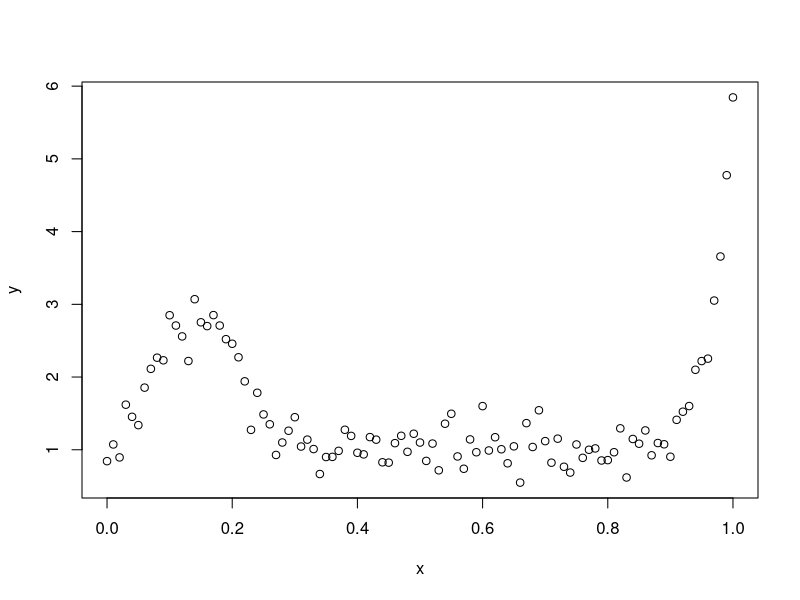
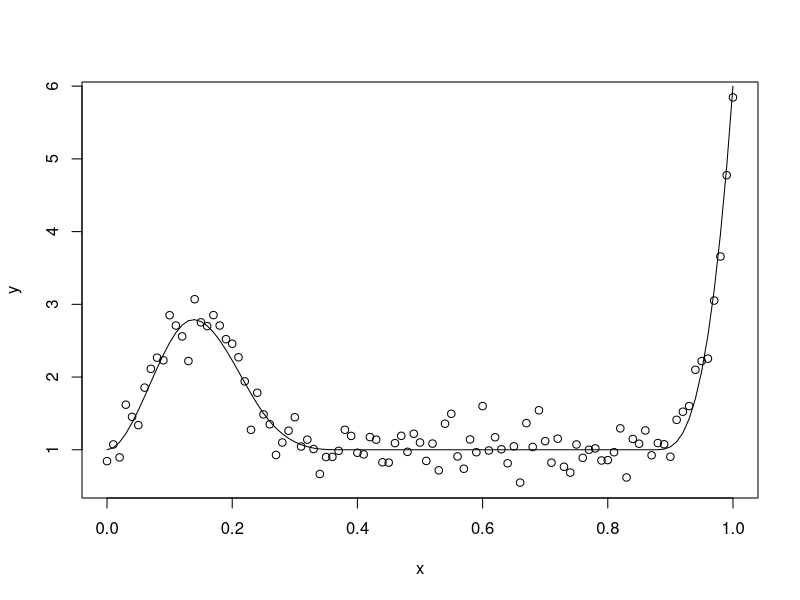
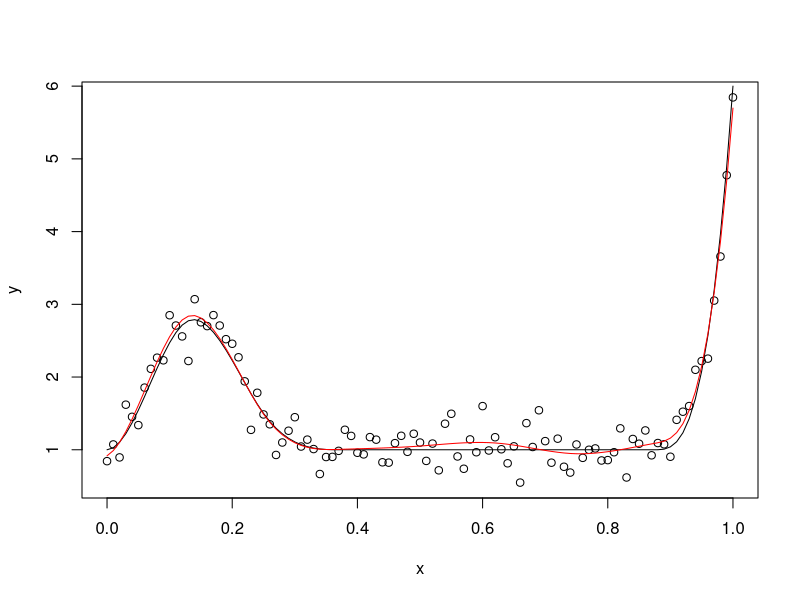
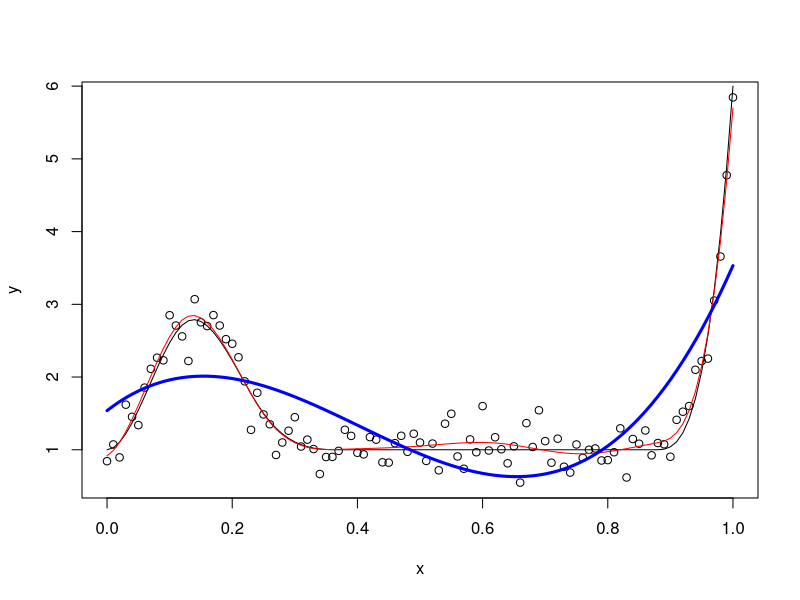
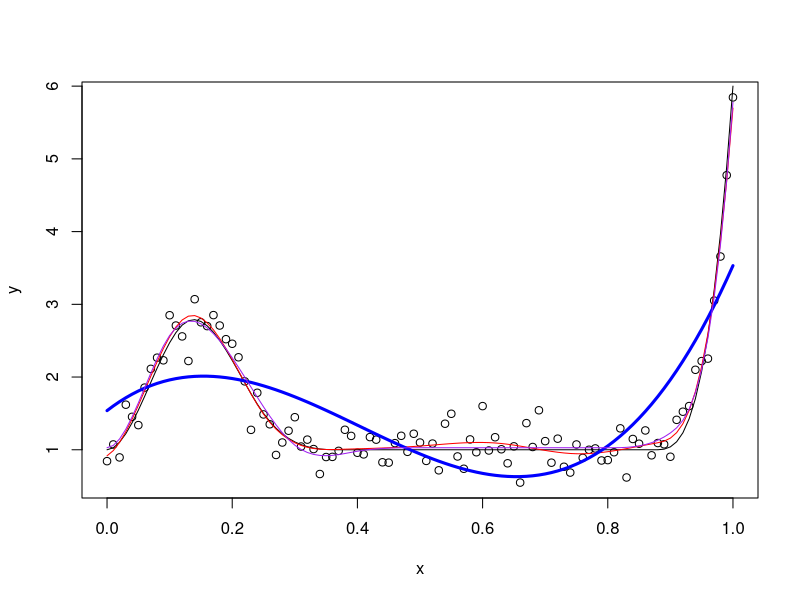
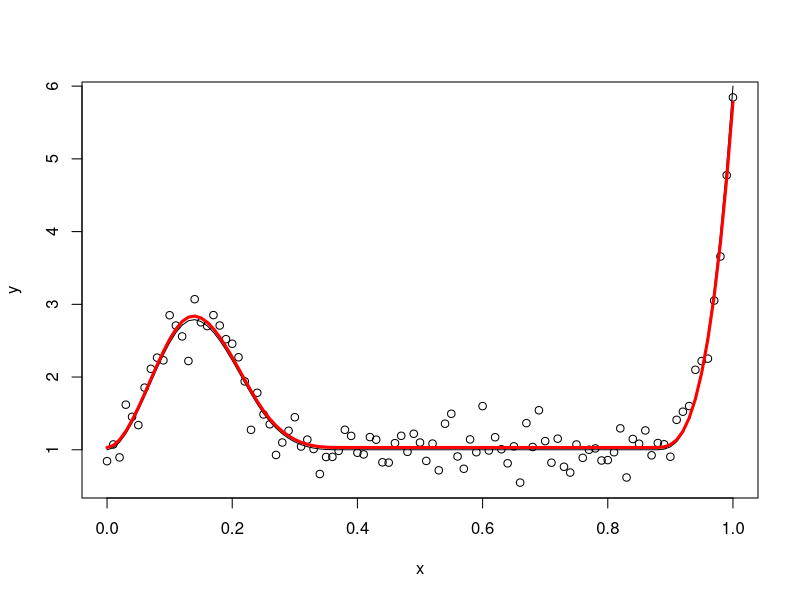

Write the R code that produced these figures, in order.
## ---- chunk 1
set.seed(1)
library(splines)
x <- seq(0, 1, by = 0.01)
v <- bs(x, 10)
x2 <- v[ , 2]
x10 <- v[ , 10]
set.seed(1)
y <- 1 + 3*x2 + 5*x10 + rnorm(length(x))/4
y_test <- 1 + 3*x2 + 5*x10 + rnorm(length(x))/4
## ---- chunk 2
plot(x, y)
## ---- chunk 3
plot(x, y)
lines(x, 1 + 3*x2 + 5*x10)
## ---- chunk 4
df <- data.frame(x, y)
reg <- lm(y ~ bs(x, 10), data = df)
summary(reg)
## ---- chunk 5
A <- matrix(0, 8, 11)
colnames(A) <- names(coefficients(reg))
A[1, 2] <- A[2, 4] <- A[3, 5] <- A[4, 6] <- A[5, 7] <- A[6, 8] <- A[7, 9] <- A[8, 10] <- 1
b <- rep(0, 8)
library(car)
linearHypothesis(reg, A, b)
## ---- chunk 6
yp10 <- predict(reg)
plot(x, y)
lines(x, 1 + 3*x2 + 5*x10)
lines(df$x, yp10, col = "red")
## ---- chunk 7
reg <- lm(y ~ bs(x), data = df)
yp3 <- predict(reg)
plot(x, y)
lines(x, 1 + 3*x2 + 5*x10)
lines(df$x, yp10, col = "red")
lines(df$x, yp3, col = "blue", lwd = 3)
summary(reg)
## ---- chunk 8
library(leaps)
me <- 1e9
ERR <- matrix(NA, 15, 15)
for(k in 4:15) {
  bsX <- bs(df$x, k)
  dfX <- data.frame(y = df$y, bsX)
  reg <- lm(y ~ ., data = dfX)
  W <- leaps(bsX, df$y, method = "Cp", nbest = 1)$which
  for(i in 1:k) {
    dfXi <- data.frame(y = df$y, bsX[ ,W[i, ]])
    reg <- lm(y ~ ., data = dfXi)
    dfXi_s <- data.frame(y = y_test, bsX[ , W[i, ]])
    names(dfXi_s) <- c("y", names(coefficients(reg))[-1])
    erreur <- dfXi_s$y - predict(reg, newdata = dfXi_s)
    ERR[k, i] <- sum(erreur^2)
    if(ERR[k, i] <= me) {
      LOC <- c(k, i)
      me <- ERR[k, i]
    }
  }
}
## ---- chunk 9
LOC
## ---- chunk 10
bsX <- bs(df$x, LOC[1])
W <- leaps(bsX, df$y, method = "Cp", nbest = 1)$which
dfXi <- data.frame(y = df$y, bsX[ , W[LOC[2], ]])
reg <- lm(y ~ ., data = dfXi)
ypopt <- predict(reg)
plot(x, y)
lines(x, 1 + 3*x2 + 5*x10)
lines(df$x, yp10, col = "red")
lines(df$x, yp3, col = "blue", lwd = 3)
lines(df$x, ypopt, col = "purple")
## ---- chunk 11
bsX <- bs(df$x, 10)
W <- leaps(bsX, df$y, method = "Cp", nbest = 1)$which
dfXi <- data.frame(y = df$y, bsX[ , W[2, ]])
reg <- lm(y ~ ., data = dfXi)
ypopt <- predict(reg)
plot(x, y)
lines(x, 1 + 3*x2 + 5*x10)
lines(df$x, ypopt, col = "red", lwd = 3)
